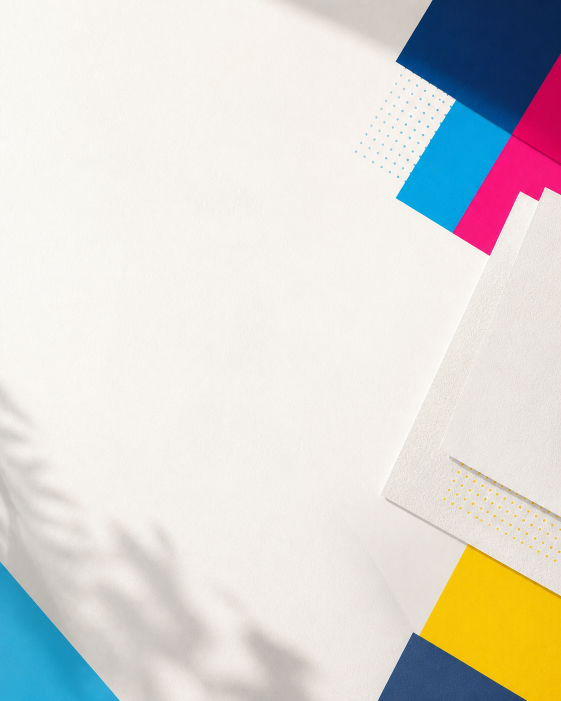
#> input picture assets/campanhas/automacao-smart-color-print/2026-08-06/base-brand-v1.png, 1122 x 1402 px (shown at 1/2 size)
$ python render.py
#> lines starting #> are read from the running program, lines starting #| are printed output that depends on the picture; after the words box and inside, x2 and y2 are one past the last pixel; in counts of white or black regions, pixels touching at a corner belong together
from pathlib import Path
import textwrap

from PIL import Image, ImageDraw, ImageFilter, ImageFont, ImageOps


ROOT = Path(__file__).resolve().parents[4]
CAMPAIGN = Path(__file__).resolve().parent
LOGO = ROOT / "assets" / "logo-scp.png"
BASE = CAMPAIGN / "base-brand-v1.png"
PENS = ROOT / "assets" / "trabalhos" / "canetas-personalizadas.jpg"

WIDTH = 1080
HEIGHT = 1350

NAVY = "#101935"
CYAN = "#19B3E6"
MAGENTA = "#EA1A72"
YELLOW = "#F3C515"
OFF_WHITE = "#FFFDF8"
GRAPHITE = "#2D3342"
LIME = "#DFF364"

BOLD = "/System/Library/Fonts/Supplemental/Arial Bold.ttf"
REGULAR = "/System/Library/Fonts/Supplemental/Arial.ttf"


def font(path: str, size: int) -> ImageFont.FreeTypeFont:
    return ImageFont.truetype(path, size=size)


def fit_cover(source: Image.Image, width: int, height: int) -> Image.Image:
    return ImageOps.fit(source.convert("RGB"), (width, height), method=Image.Resampling.LANCZOS)


def make_canvas() -> Image.Image:
    base = fit_cover(Image.open(BASE), WIDTH, HEIGHT).convert("RGBA")
    haze = Image.new("RGBA", (WIDTH, HEIGHT), (255, 255, 255, 0))
    draw = ImageDraw.Draw(haze)
    draw.rounded_rectangle((42, 126, 1018, 1204), radius=54, fill=(255, 253, 248, 86))
    draw.rounded_rectangle((56, 142, 602, 1168), radius=48, fill=(255, 253, 248, 232))
    draw.ellipse((-140, 938, 438, 1524), fill=(16, 25, 53, 34))
    draw.ellipse((760, 1020, 1160, 1470), fill=(25, 179, 230, 26))
    haze = haze.filter(ImageFilter.GaussianBlur(18))
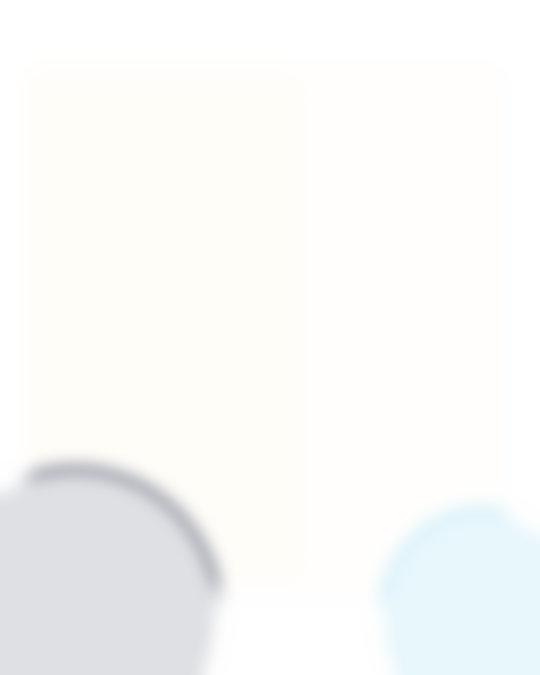
#> haze: PIL image 1080x1350 RGBA (shown at 1/2 size); mean R, G, B, A 214.1, 223.7, 226.8, 109.2; transparent parts drawn white
    return Image.alpha_composite(base, haze)
#> returned value: PIL image 1080x1350 RGBA


def add_shadow(base: Image.Image, bounds: tuple[int, int, int, int], radius: int = 30, blur: int = 26) -> Image.Image:
#> called with bounds = (658, 194, 956, 1126), radius = 28, blur = 28
    shadow = Image.new("RGBA", base.size, (0, 0, 0, 0))
#> shadow: PIL image 1080x1350 RGBA; every value is 0
    ImageDraw.Draw(shadow).rounded_rectangle(bounds, radius=radius, fill=(10, 18, 39, 74))
    shadow = shadow.filter(ImageFilter.GaussianBlur(blur))
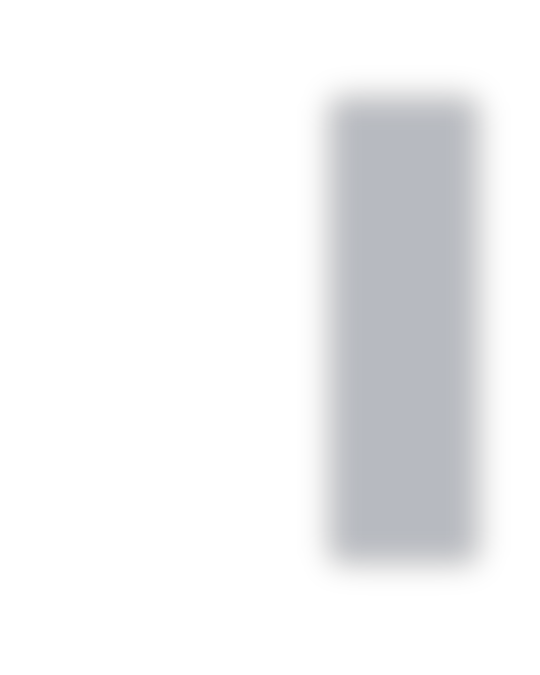
#> shadow: PIL image 1080x1350 RGBA (shown at 1/2 size); mean R, G, B, A 1.9, 3.4, 7.4, 14.1; transparent parts drawn white
    return Image.alpha_composite(base, shadow)
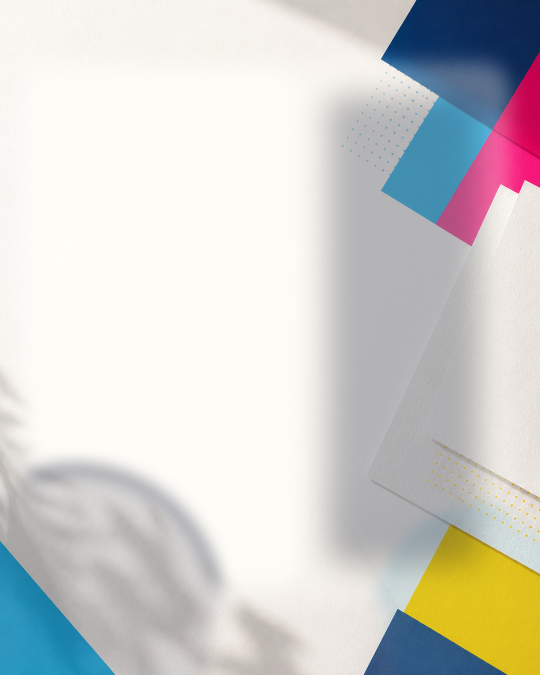
#> returned value: PIL image 1080x1350 RGBA (shown at 1/2 size); mean R, G, B, A 209.6, 208.8, 205.4, 255


def photo_card(base: Image.Image, source_path: Path, x: int, y: int, width: int, height: int, radius: int = 28) -> Image.Image:
    base = add_shadow(base, (x + 10, y + 12, x + width + 10, y + height + 12), radius=radius, blur=28)
    card = fit_cover(Image.open(source_path), width, height).convert("RGBA")
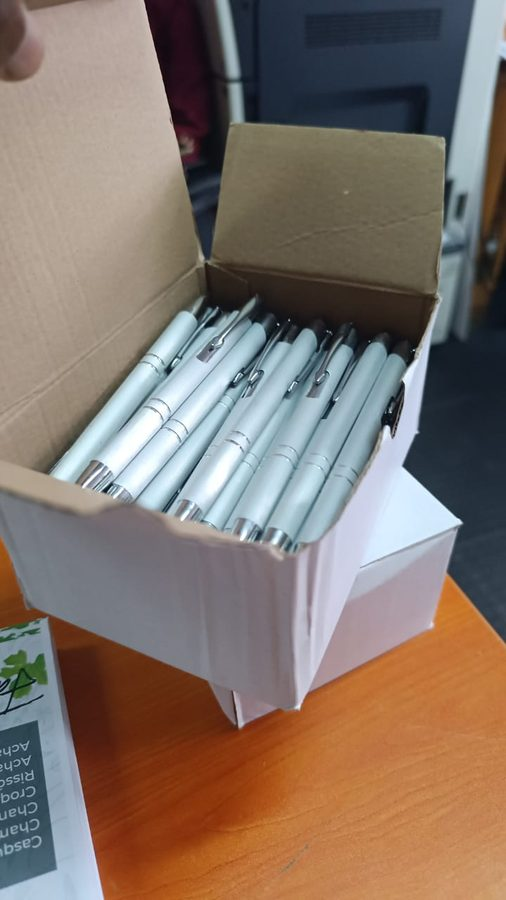
#> input picture assets/trabalhos/canetas-personalizadas.jpg, 506 x 900 px
#> call 2 of fit_cover, with width = 298, height = 932
#> in fit_cover (call 2), `return ImageOps.fit(source.convert("RGB"), (width, height), method=Ima..`:
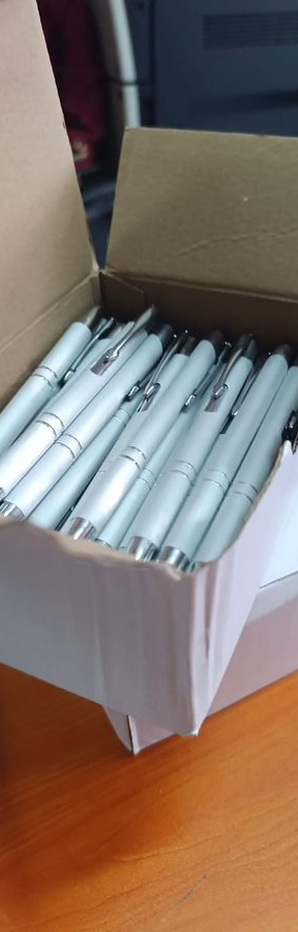
#> returned value: PIL image 298x932 RGB; mean R, G, B 130.9, 114.9, 105.5
    mask = Image.new("L", (width, height), 0)
#> mask: PIL image 298x932 L; every value is 0
    ImageDraw.Draw(mask).rounded_rectangle((0, 0, width, height), radius=radius, fill=255)
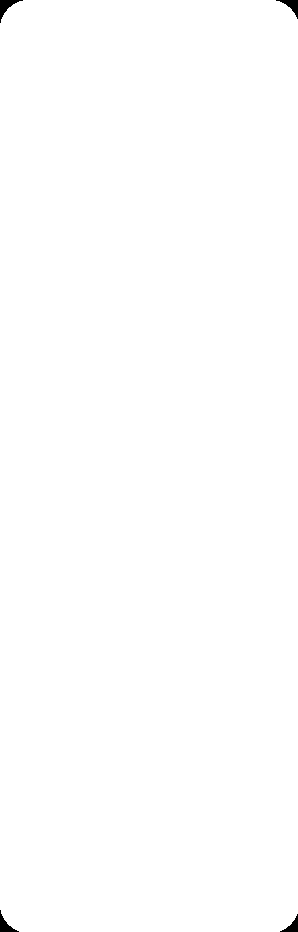
#> mask: PIL image 298x932 L; 99.8% white; 4 black regions, box (x1, y1, x2, y2) and area: (0, 0, 23, 23) 174, (276, 0, 298, 19) 151, (0, 910, 19, 932) 151, (280, 914, 298, 932) 129
    card.putalpha(mask)
    base.alpha_composite(card, (x, y))
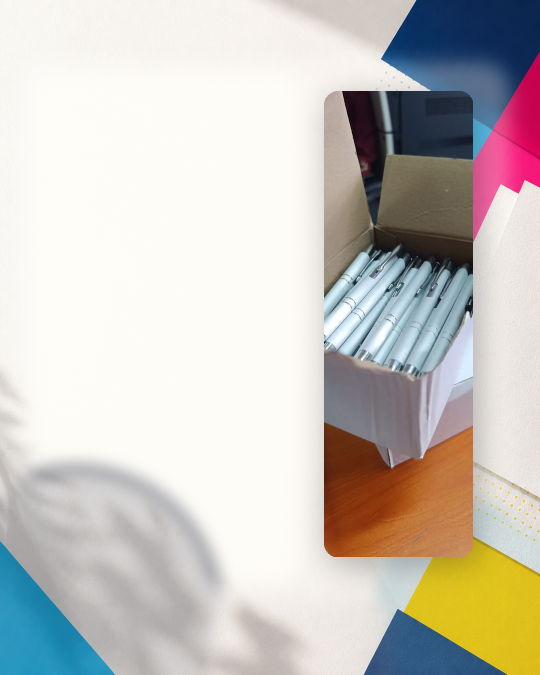
#> base: PIL image 1080x1350 RGBA (shown at 1/2 size); mean R, G, B, A 202, 197.2, 191.3, 255
    return base


def place_logo(base: Image.Image) -> None:
#> (the run stopped early here; a loop or call above may not have finished)
